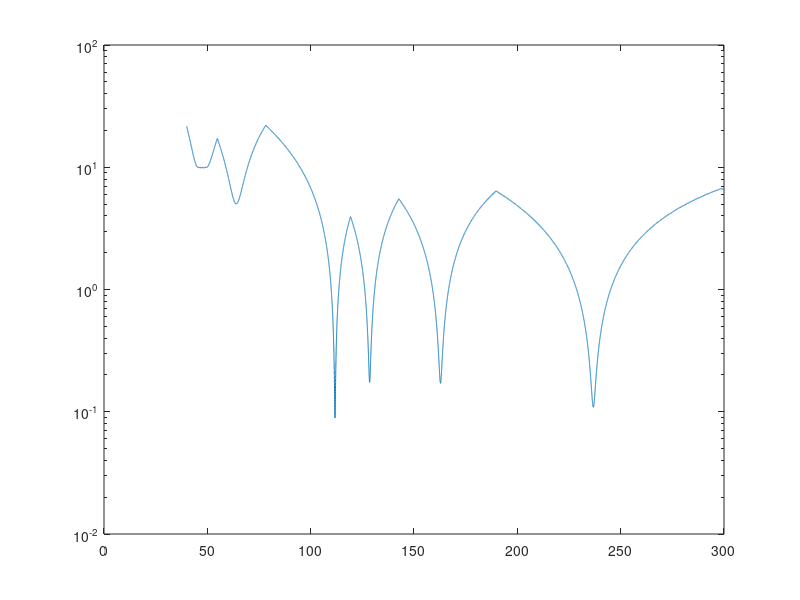

MATLAB code to generate this figure:
clear
clc
%% 在满足SSH电路配平的情况下，求电感
f = 64e6; %Hz
w = 2*pi*f;
C = 47e-12; %F 网孔内电容的总等效值
Z = -1j/w/C;
t = 0.22; % t=v/w;强弱耦合比例系数
Z1 = -Z/(1+t);
Z2 = t.*Z1; %Z2是弱耦合
L1 = Z1/1j/w;
L2 = Z2/1j/w;
% % !!! 选择出来的C_equal记得要 *2 转换成支路电容 填入到CST
% R1 = 0.076; % w = 2 mm
% R2 = 0.0105;  % w = 20 mm
% R3 = 0.01;  % 47pF电容的ESR 64MHz下应该更小
R1 = 5;
R2 = 0;
R3 = 0;  %忽略ESR
%% 绘制频率响应图(已知频率求det或eig)
clear f w

f = [40:0.01:300]*1e6;
ii = 1;
for f1 = f
    w1 = f1*2*pi;
    %% 建立网孔阻抗关系
    Z1 = 1j*w1*L1+R1;
    Z2 = 1j*w1*L2+R2;
    if f<100e6
        R3 = 0;
    else
        R3 = 0.01;
    end
    H = Z1+Z2-1j./(w1.*C)+2*R3;
    %% 构筑阻抗矩阵
    num = 12;
    for i = 1:1:num
        Z_H(1,i) = H;
    end
    
    for i = 1:1:num-1
        if mod(i,2) == 1
            Z1_H(1,i) = 0;
            Z2_H(1,i) = -Z2;
        else
            Z1_H(1,i) = -Z1;
            Z2_H(1,i) = 0;
        end
    end
    ZZ_H = diag(Z_H);
    ZZ_11 = diag(Z1_H,-1);
    ZZ_12 = diag(Z1_H,1);
    ZZ_21 = diag(Z2_H,1);
    ZZ_22 = diag(Z2_H,-1);
    ZZ = ZZ_H+ZZ_11+ZZ_22+ZZ_12+ZZ_21;
    %% 计算阻抗矩阵特征值和行列式
    d(ii) = min(eig(ZZ)); %矩阵行列式
    ii = ii+1;
end
%% 绘图
semilogy(f/1e6,abs(d))
%% 保存txt文件
% data = [f'/1e6 abs(d')];
% save('freq-det.txt','data','-ascii','-double');